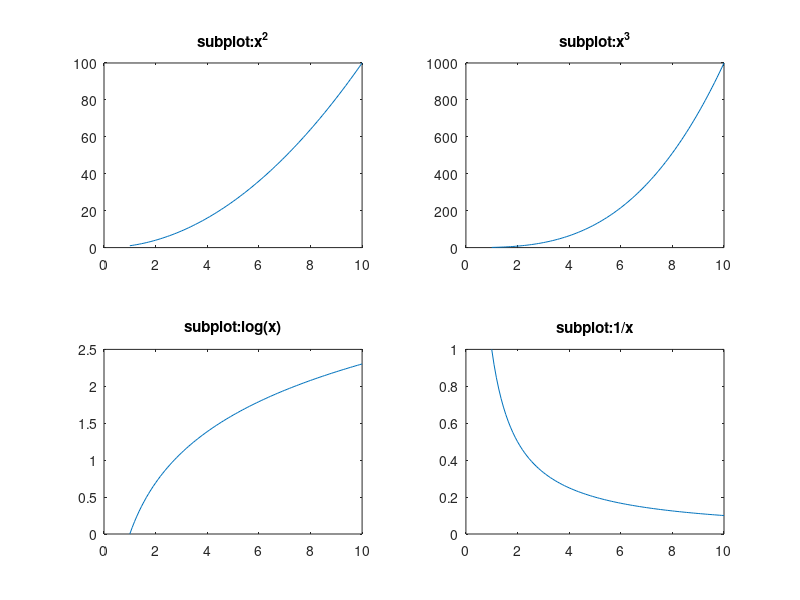

MATLAB code for this plot:
x=linspace(1,10);
y=x.^2;
y1=x.^3;
y2=log(x)
y3=1./x
subplot(2,2,1);
plot(x,y);
title('subplot:x^2')
subplot(2,2,2);
plot(x,y1)
title('subplot:x^3')
subplot(2,2,3)
plot(x,y2)
title('subplot:log(x)')
subplot(2,2,4);
plot(x,y3);
title('subplot:1/x')

